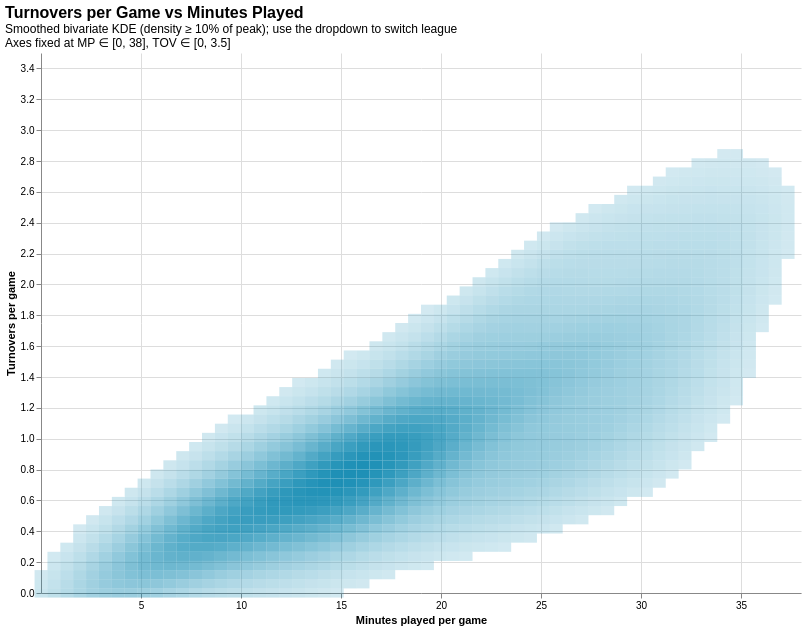

Notebook cell for this chart:
### Markdown cell above
## Playmaking risk — turnovers, minutes, and assists

A **turnover (TOV)** is a possession lost — the ball-handler gives the ball away (bad pass, travel, lost dribble) without producing a shot attempt. Looking at turnovers against two different x-axes tells two related but distinct stories:

- **TOV vs MP (minutes played)** — does the cost of being on the floor grow linearly with playing time, or do top-minute players actually keep their turnover rate flat? A diagonal blob means more minutes = more turnovers; a flat horizontal blob means turnover *rate* is roughly time-independent.
- **TOV vs AST (assists)** — a playmaker risk-reward space. Players further right are creating more for teammates; players higher up are giving the ball away more. The slope of the cluster is essentially the league-wide assist-to-turnover trade-off.

### 11a. Turnovers vs minutes played (with league toggle)

Seaborn-style bivariate kernel density estimate of per-game turnovers against minutes played per game; use the dropdown in the top-right to switch between NBA and WNBA.

### Code cell
def nonzero_tickvals(x_max):
    step = 1 if x_max <= 10 else 5
    return list(np.arange(step, x_max + step / 2, step))

def bivariate_kde_altair(x_col, y_col, x_max, y_max, x_label, y_label, chart_title):
    n_grid = 60
    xgrid = np.linspace(0, x_max, n_grid)
    ygrid = np.linspace(0, y_max, n_grid)
    X, Y = np.meshgrid(xgrid, ygrid)
    grid_pts = np.vstack([X.ravel(), Y.ravel()])
    step_x = xgrid[1] - xgrid[0]
    step_y = ygrid[1] - ygrid[0]

    rows = []
    for league in ['NBA', 'WNBA']:
        sub = combined[combined['League'] == league].dropna(subset=[x_col, y_col])
        kde = gaussian_kde(np.vstack([sub[x_col].values, sub[y_col].values]))
        Z = kde(grid_pts).reshape(X.shape)
        thresh = Z.max() * 0.10
        peak = Z.max()
        for i, xv in enumerate(xgrid):
            for j, yv in enumerate(ygrid):
                if Z[j, i] >= thresh:
                    rows.append({
                        'x_lo': float(xv - step_x / 2),
                        'x_hi': float(xv + step_x / 2),
                        'y_lo': float(yv - step_y / 2),
                        'y_hi': float(yv + step_y / 2),
                        'density_norm': float(Z[j, i] / peak),
                        'League': league,
                    })

    df = pd.DataFrame(rows)

    league_select = alt.selection_point(
        fields=['League'],
        bind=alt.binding_select(options=['NBA', 'WNBA'], name='League  '),
        value=[{'League': 'NBA'}],
    )

    chart = alt.Chart(df).mark_rect().encode(
        x=alt.X('x_lo:Q', title=x_label,
                scale=alt.Scale(domain=[0, x_max]),
                axis=alt.Axis(values=nonzero_tickvals(x_max))),
        x2='x_hi:Q',
        y=alt.Y('y_lo:Q', title=y_label,
                scale=alt.Scale(domain=[0, y_max])),
        y2='y_hi:Q',
        color=alt.Color('League:N', scale=PALETTE_KDE, legend=None),
        opacity=alt.Opacity('density_norm:Q',
                            scale=alt.Scale(domain=[0, 1], range=[0.1, 0.95]),
                            legend=None),
        tooltip=['League:N',
                 alt.Tooltip('density_norm:Q', title='Density (% of peak)', format='.0%')],
    ).add_params(league_select).transform_filter(league_select).properties(
        width=760, height=540,
        title=alt.TitleParams(
            chart_title,
            subtitle=[
                'Smoothed bivariate KDE (density ≥ 10% of peak); use the dropdown to switch league',
                f'Axes fixed at {x_col} ∈ [0, {x_max}], {y_col} ∈ [0, {y_max}]',
            ],
            anchor='start', fontSize=16,
        ),
    ).configure_view(stroke=None)
    return chart

chart_tov_mp = bivariate_kde_altair(
    x_col='MP', y_col='TOV',
    x_max=38, y_max=3.5,
    x_label='Minutes played per game',
    y_label='Turnovers per game',
    chart_title='Turnovers per Game vs Minutes Played',
)
show_altair(chart_tov_mp)

### Figure 1 — Vega-Lite specification as saved in the notebook (floating-point values rounded to 4 significant figures; data arrays with more than 128 entries replaced by an {"elided": "..."} marker saying what was removed)
{"config": {"view": {"continuousWidth": 300, "continuousHeight": 300, "stroke": null}}, "data": {"name": "data-bed91f026e976ca14b533e69ba9c8ce2"}, "mark": {"type": "rect"}, "encoding": {"color": {"field": "League", "legend": null, "scale": {"domain": ["NBA", "WNBA"], "range": ["#118ab2", "#ffd166"]}, "type": "nominal"}, "opacity": {"field": "density_norm", "legend": null, "scale": {"domain": [0, 1], "range": [0.1, 0.95]}, "type": "quantitative"}, "tooltip": [{"field": "League", "type": "nominal"}, {"field": "density_norm", "format": ".0%", "title": "Density (% of peak)", "type": "quantitative"}], "x": {"axis": {"values": [5.0, 10.0, 15.0, 20.0, 25.0, 30.0, 35.0, 40.0]}, "field": "x_lo", "scale": {"domain": [0, 38]}, "title": "Minutes played per game", "type": "quantitative"}, "x2": {"field": "x_hi"}, "y": {"field": "y_lo", "scale": {"domain": [0, 3.5]}, "title": "Turnovers per game", "type": "quantitative"}, "y2": {"field": "y_hi"}}, "height": 540, "params": [{"name": "param_56732688ec85c9f0", "select": {"type": "point", "fields": ["League"]}, "bind": {"input": "select", "options": ["NBA", "WNBA"], "name": "League  "}, "value": [{"League": "NBA"}]}], "title": {"text": "Turnovers per Game vs Minutes Played", "anchor": "start", "fontSize": 16, "subtitle": ["Smoothed bivariate KDE (density ≥ 10% of peak); use the dropdown to switch league", "Axes fixed at MP ∈ [0, 38], TOV ∈ [0, 3.5]"]}, "transform": [{"filter": {"param": "param_56732688ec85c9f0"}}], "width": 760, "$schema": "https://vega.github.io/schema/vega-lite/v6.4.1.json", "datasets": {"data-bed91f026e976ca14b533e69ba9c8ce2": {"elided": "2749 records"}}}
